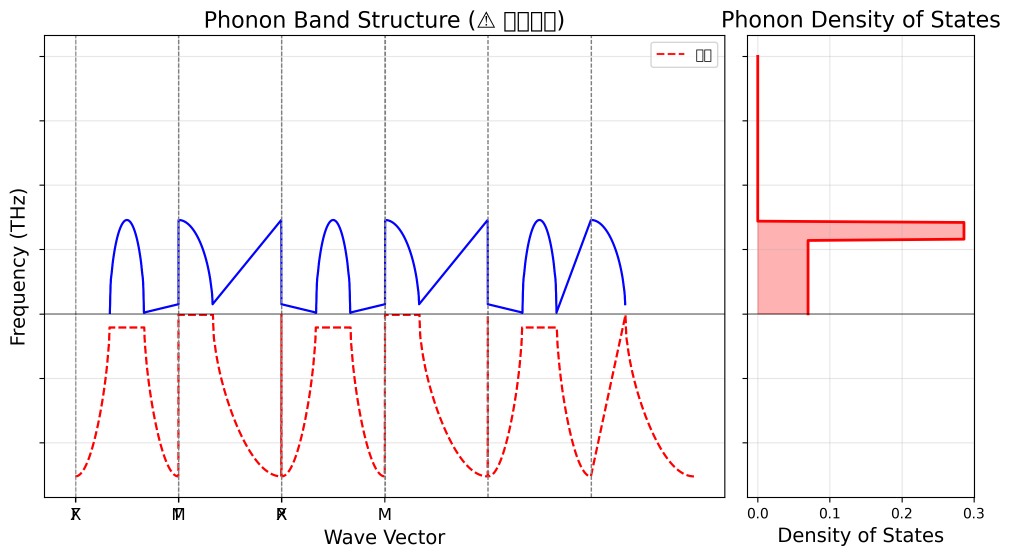
#> input picture 173/phonon_unstable_example.png, 3032 x 1673 px (shown at 1/3 size)
$ python ocr.py ../173/phonon_unstable_example.png ../173/phonon_bcc_fe.png ../173/phonon_bcc_fe.png ../173/phonon_bcc_fe.png
#> lines starting #> are read from the running program, lines starting #| are printed output that depends on the picture
import pytesseract
from PIL import Image, ImageEnhance, ImageFilter
import os
import platform


def get_tesseract_cmd():
    system = platform.system()
    if system == "Windows":
        possible_paths = [
            r"C:\Program Files\Tesseract-OCR\tesseract.exe",
            r"C:\Program Files (x86)\Tesseract-OCR\tesseract.exe",
            os.path.join(os.path.expanduser("~"), "AppData", "Local", "Programs", "Tesseract-OCR", "tesseract.exe")
        ]
        for path in possible_paths:
            if os.path.exists(path):
                return path
    elif system == "Darwin":
        possible_paths = [
            "/opt/homebrew/bin/tesseract",
            "/usr/local/bin/tesseract"
        ]
        for path in possible_paths:
            if os.path.exists(path):
                return path
    else:
        possible_paths = [
            "/usr/bin/tesseract",
            "/usr/local/bin/tesseract"
        ]
        for path in possible_paths:
            if os.path.exists(path):
                return path
#> (the call stopped at in get_languages, `return pytesseract.get_languages()`: pytesseract is not available in this run)
#> in recognize_text, image is the input picture: PIL image 3032x1673 RGBA; mean R, G, B, A 247.9, 244.6, 246.1, 255
    return None


def configure_tesseract(tesseract_cmd=None):
    if tesseract_cmd:
        pytesseract.pytesseract.tesseract_cmd = tesseract_cmd
    else:
        default_cmd = get_tesseract_cmd()
        if default_cmd:
            pytesseract.pytesseract.tesseract_cmd = default_cmd


def get_languages():
    try:
        return pytesseract.get_languages()
    except Exception:
        return ["eng"]


def preprocess_image(image, upscale=True, denoise=True, enhance_contrast=True):
#> called with upscale = True, denoise = True, enhance_contrast = True
    if isinstance(image, str):
        if not os.path.exists(image):
            raise FileNotFoundError(f"图片文件不存在: {image}")
        image = Image.open(image)

    img = image.convert('RGB')

    if upscale:
        width, height = img.size
#> width = 3032; height = 1673
        if width < 600 or height < 400:
            scale_factor = max(600 / width, 400 / height)
            scale_factor = min(scale_factor, 3.0)
            new_width = int(width * scale_factor)
            new_height = int(height * scale_factor)
            img = img.resize((new_width, new_height), Image.LANCZOS)

    img = img.convert('L')
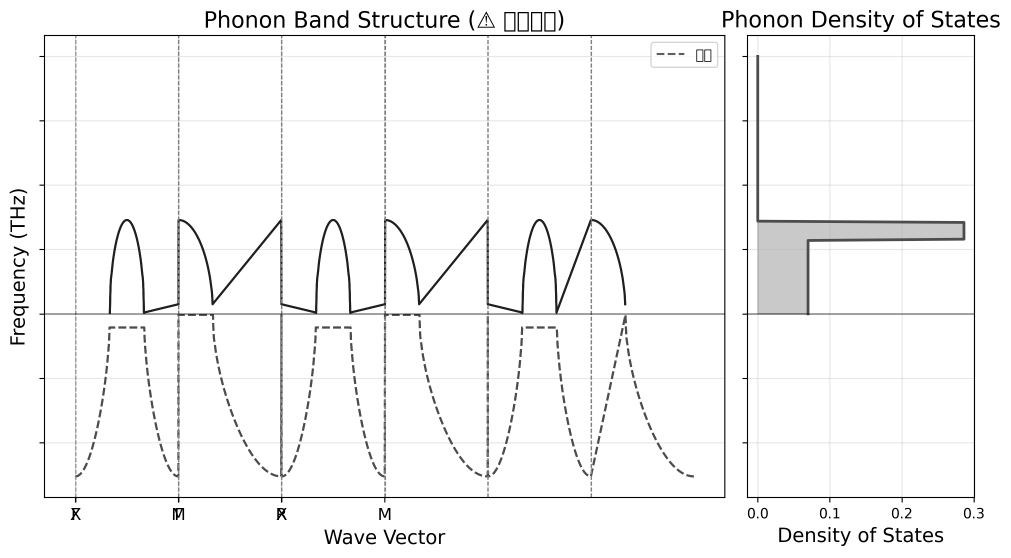
#> img: PIL image 3032x1673 L (shown at 1/3 size); min 0, max 255, mean 245.8

    if enhance_contrast:
        enhancer = ImageEnhance.Contrast(img)
        img = enhancer.enhance(1.5)
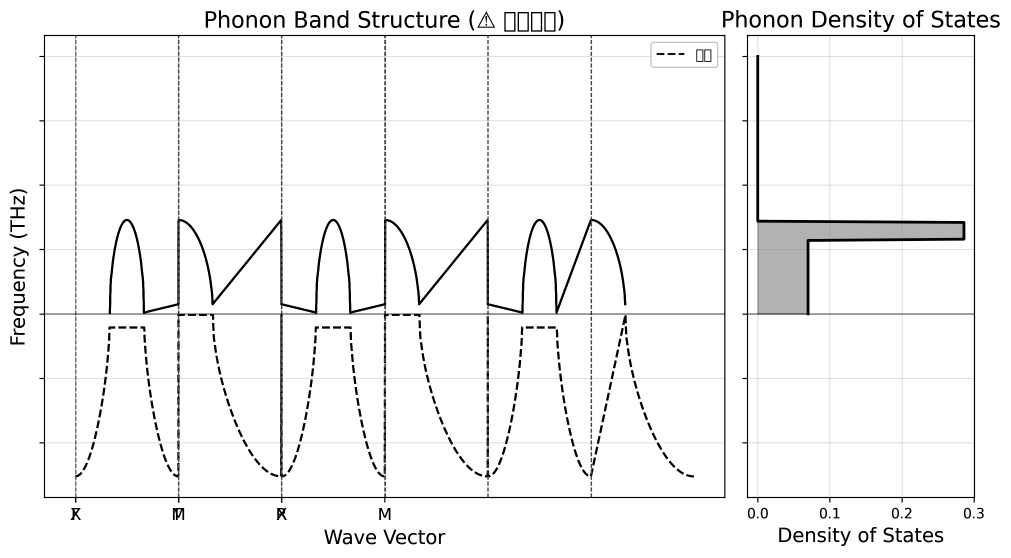
#> img: PIL image 3032x1673 L (shown at 1/3 size); min 0, max 255, mean 244

        enhancer = ImageEnhance.Sharpness(img)
        img = enhancer.enhance(1.2)

    if denoise:
        img = img.filter(ImageFilter.MedianFilter(size=1))
        img = img.filter(ImageFilter.SMOOTH)

    return img


# [26 lines left out: functions binarize_image, adaptive_binarize, not called in this run]


def get_optimal_config(lang, mode="auto"):
    if mode == "block":
        return "--psm 6"
    elif mode == "line":
        return "--psm 7"
    elif mode == "word":
        return "--psm 8"
    elif mode == "sparse":
        return "--psm 11"
    else:
        if "chi" in lang or "jpn" in lang or "kor" in lang:
            return "--psm 6 -c preserve_interword_spaces=1"
        else:
            return "--psm 6"


def recognize_text(image, lang="chi_sim+eng", config=None, preprocess=True, mode="auto"):
    if config is None:
        config = get_optimal_config(lang, mode)

    if isinstance(image, str):
        if not os.path.exists(image):
            raise FileNotFoundError(f"图片文件不存在: {image}")
        image = Image.open(image)

    if preprocess:
        try:
            image = preprocess_image(image)
        except Exception:
            pass

    try:
#> (the run stopped early here; a loop or call above may not have finished)

$ run again, on 173/phonon_fcc_si.png
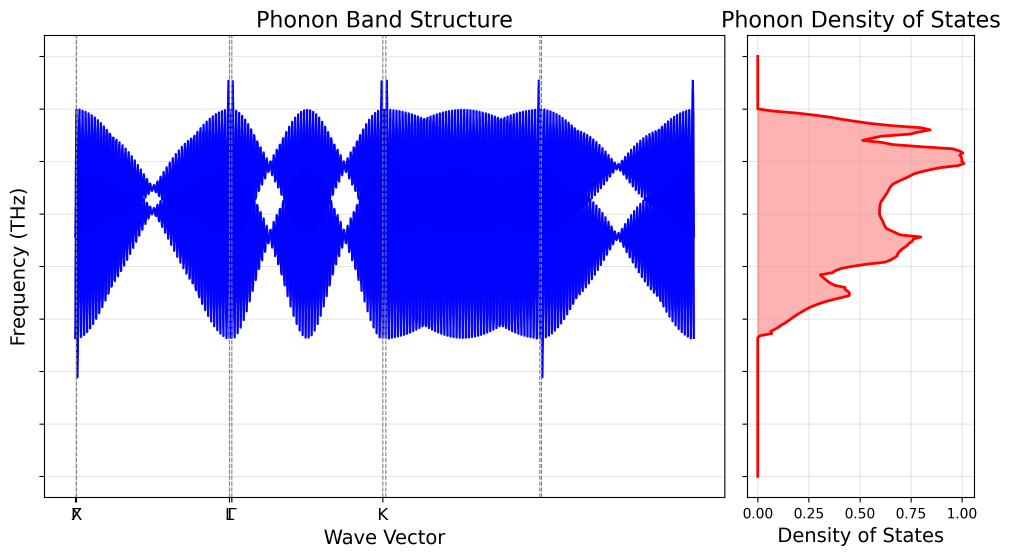
#> input picture 173/phonon_fcc_si.png, 3032 x 1673 px (shown at 1/3 size)
#> in recognize_text, image is the input picture: PIL image 3032x1673 RGBA; mean R, G, B, A 204.6, 200, 245.4, 255
#> in preprocess_image, `img = img.convert('L')`:
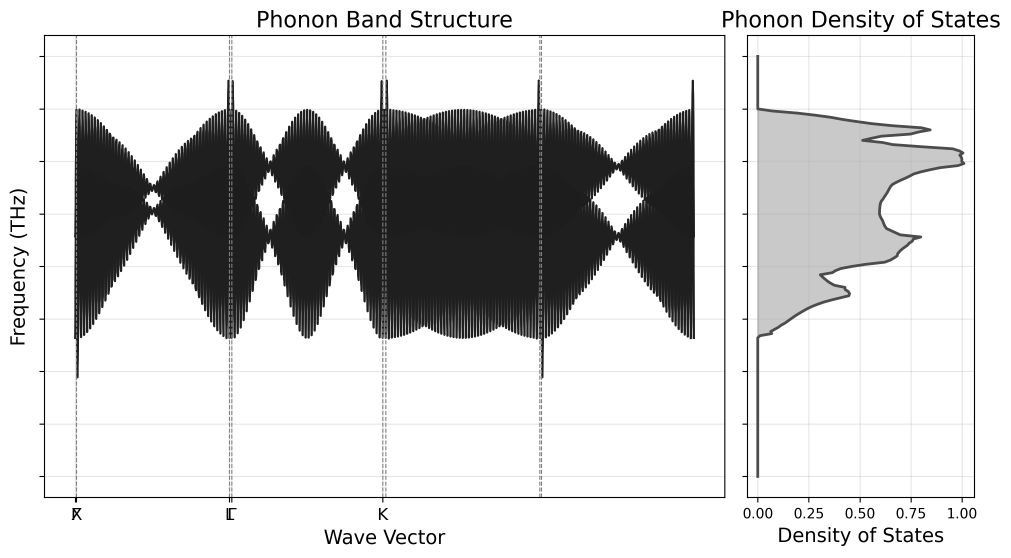
#> img: PIL image 3032x1673 L (shown at 1/3 size); min 0, max 255, mean 206.6
#> in preprocess_image, `img = enhancer.enhance(1.5)`:
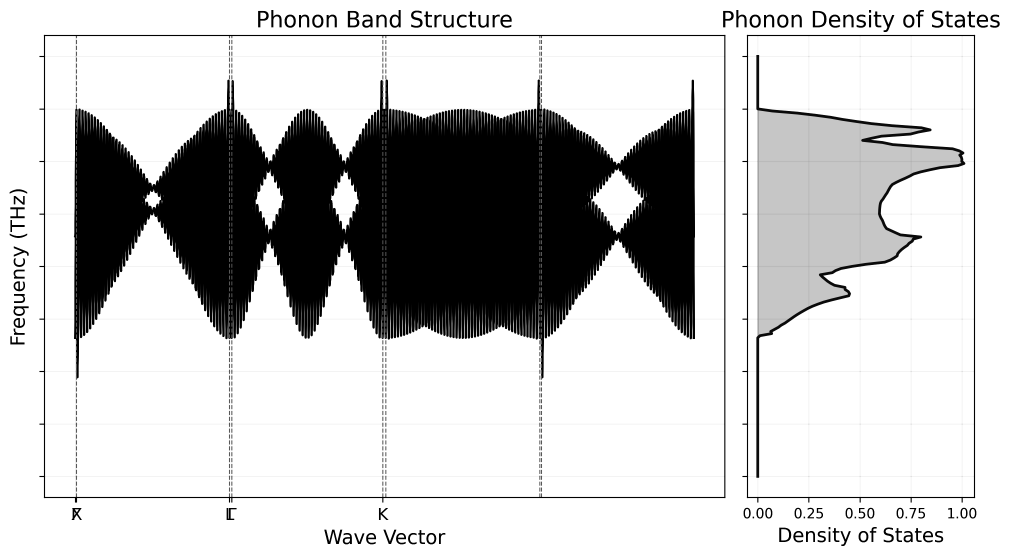
#> img: PIL image 3032x1673 L (shown at 1/3 size); min 0, max 255, mean 200.4

$ run again, on 173/phonon_fcc_si_seekpath.png
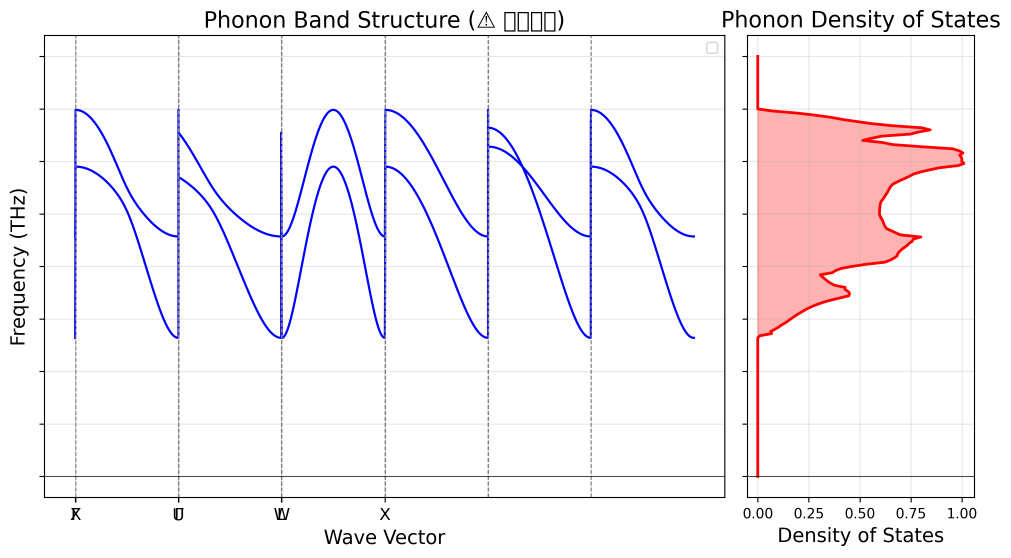
#> input picture 173/phonon_fcc_si_seekpath.png, 3032 x 1673 px (shown at 1/3 size)
#> in recognize_text, image is the input picture: PIL image 3032x1673 RGBA; mean R, G, B, A 246, 241.5, 244.8, 255
#> in preprocess_image, `img = img.convert('L')`:
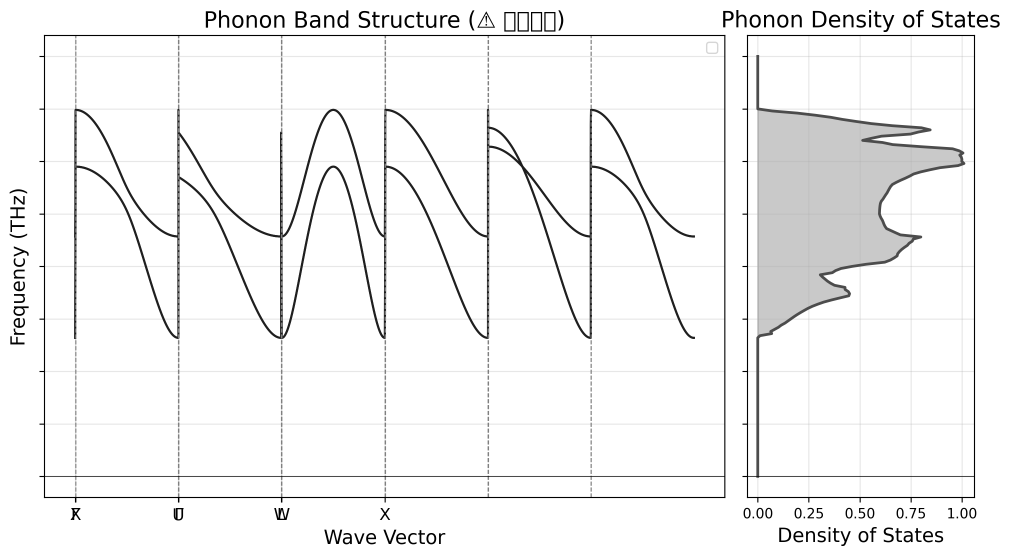
#> img: PIL image 3032x1673 L (shown at 1/3 size); min 0, max 255, mean 243.2
#> in preprocess_image, `img = enhancer.enhance(1.5)`:
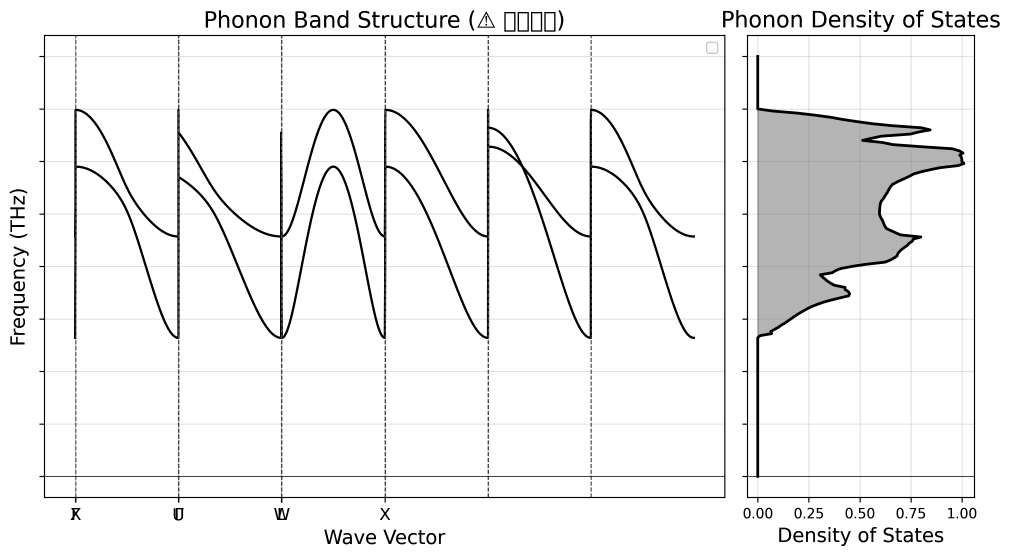
#> img: PIL image 3032x1673 L (shown at 1/3 size); min 0, max 255, mean 240.8

$ run again, on 173/test_gruneisen.png
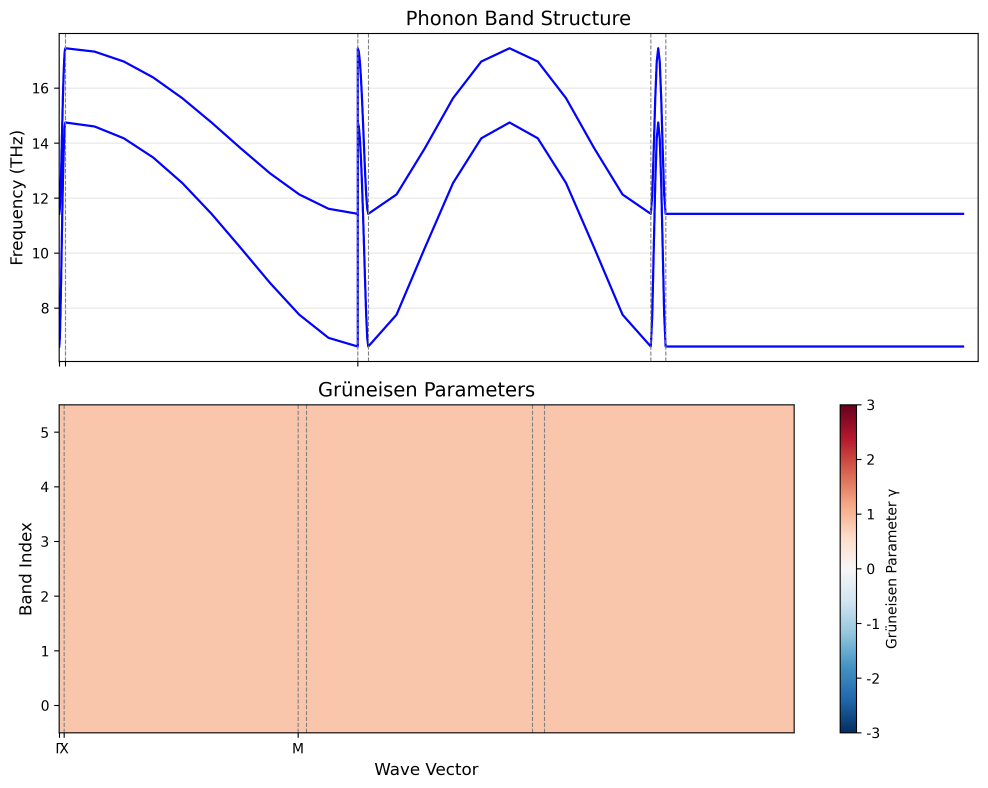
#> input picture 173/test_gruneisen.png, 2963 x 2364 px (shown at 1/3 size)
#> in recognize_text, image is the input picture: PIL image 2963x2364 RGBA; mean R, G, B, A 245.8, 230.1, 225.1, 255
#> in preprocess_image, `img = img.convert('L')`:
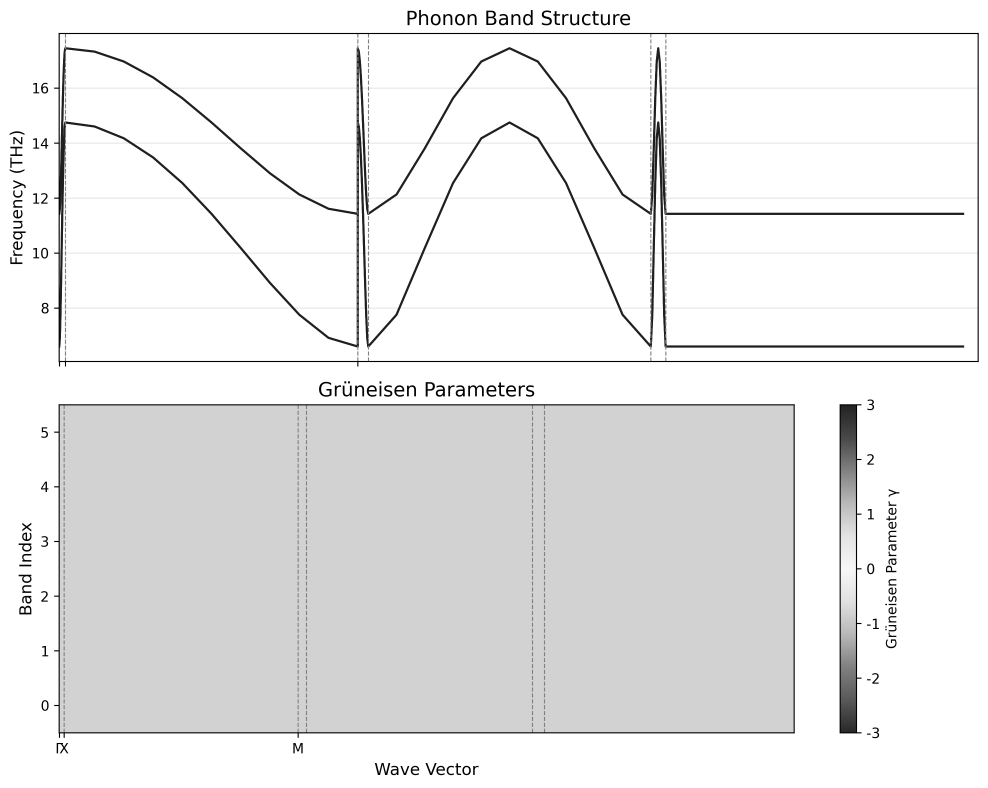
#> img: PIL image 2963x2364 L (shown at 1/3 size); min 0, max 255, mean 234.1
